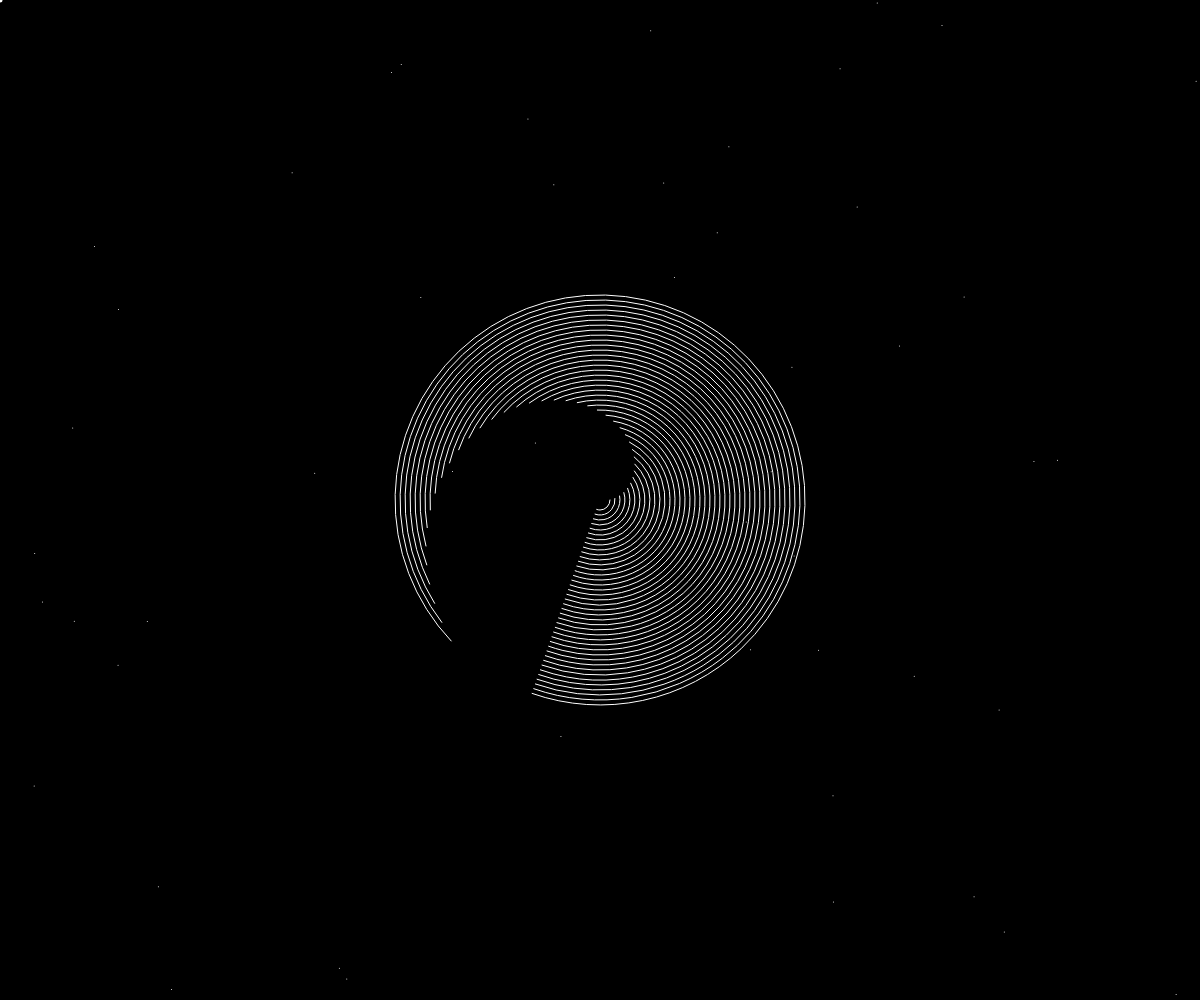
Frame 1 (no input)
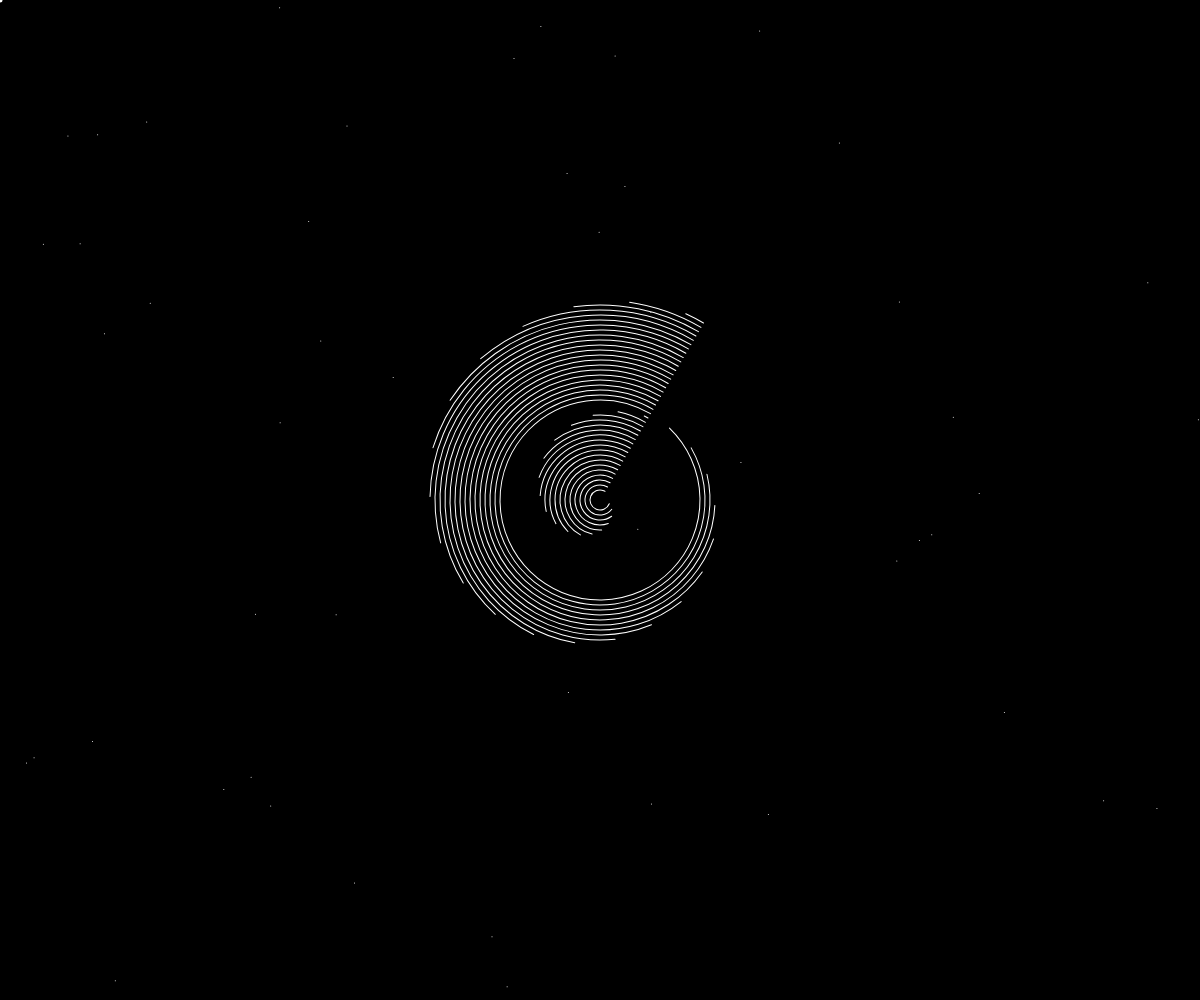
Frame 60 (no input)
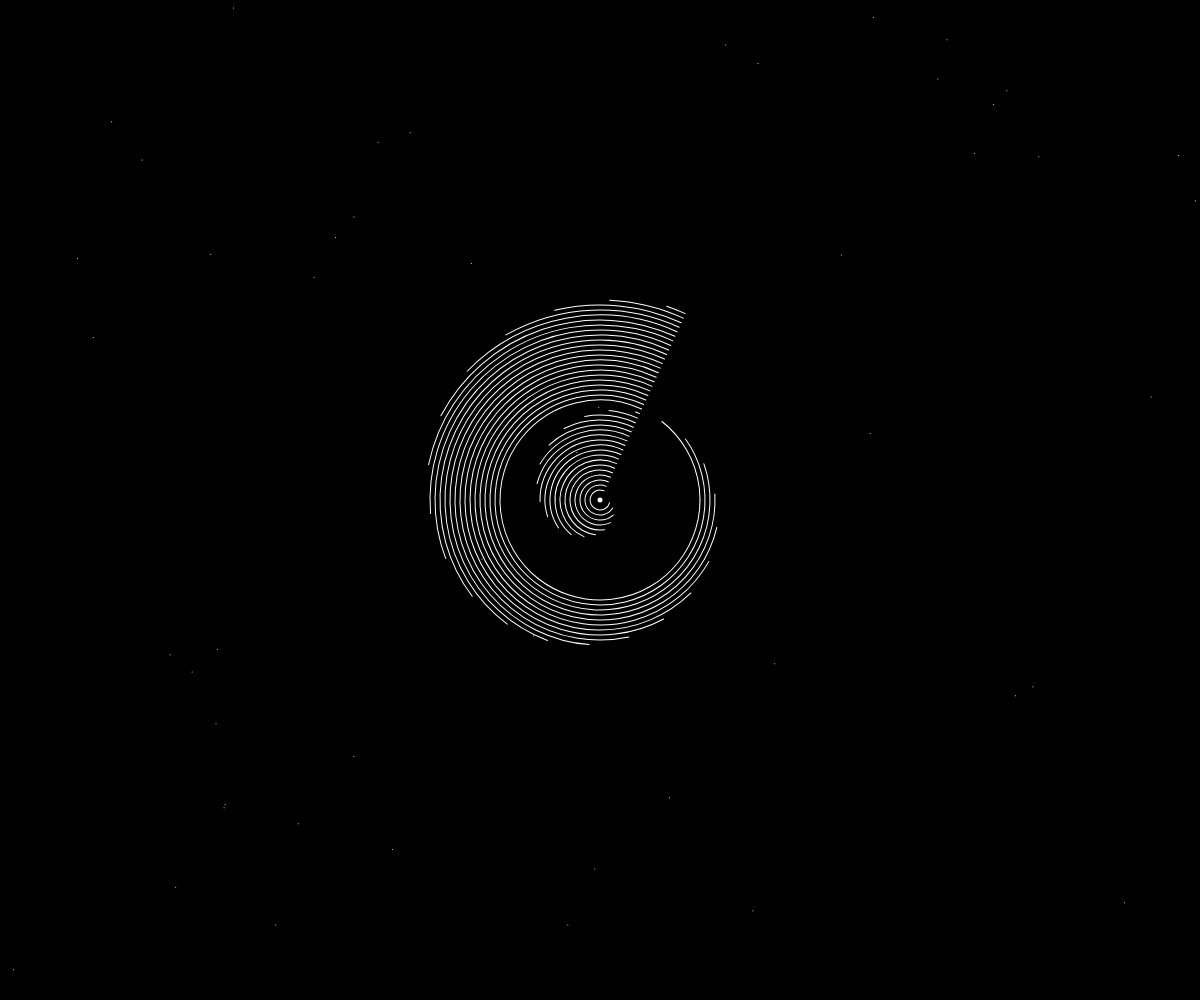
Frame 120 (the mouse pressed at the canvas centre since frame 60)

The p5.js sketch that drew these frames (run headless with seeded random() and noise() and a simulated clock; from frame 60 on, the mouse is pressed at the canvas centre):

// p5.js sketch
// ── sketch.js
function setup() {
  createCanvas(windowWidth, windowHeight);
  angleMode(degrees);
}
let gap = 10;
let cirNum = 40;
let cirSize = 20;
let angle = 0;
let ptNum = 50;
function draw() {
  background('black');
  noCursor();
  noStroke();
  fill('white')
  circle(mouseX, mouseY,5);
  
  push();
  translate(width/2,height/2);
  rotate(angle);
  //angle = map(mouseX,0,width,-1,1);
  angle = angle+map(mouseX,0,width,-0.1,0.1);

  
  noFill();
  stroke('white');
  strokeWeight(1);
  for (let i = 0; i < cirNum; i++){
    arc(0,0,cirSize + gap * i,cirSize + gap * i,angle*i,360-angle/2);
  }
  //almost couldn't get loop to work and i wanted to cry
  //circle(width/2,height/2,50);
  //circle(width/2,height/2,70);
  //circle(width/2,height/2,90);
 

  pop();
  
  //random noise as background
  push();
  stroke('white');
  strokeWeight(1);
  for(let i=0; i<ptNum; i++){
    point(random(width),random(height));  
  }
  pop();
}
